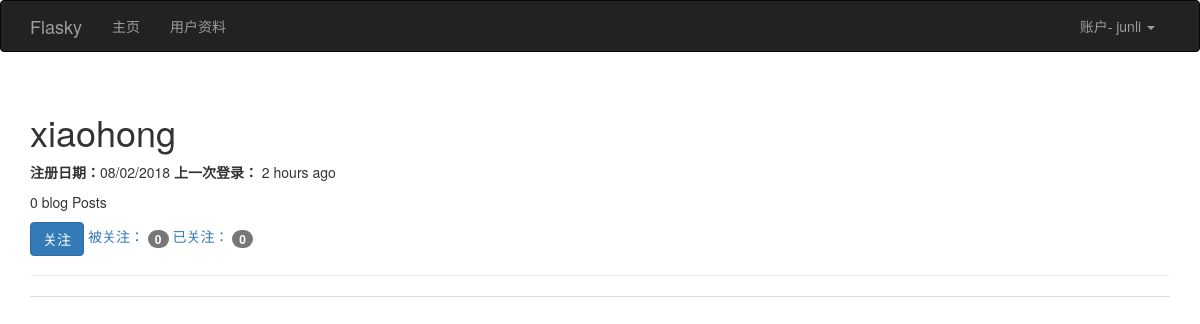
/user/xiaohong (signed in), run on an earlier commit of the app's database.
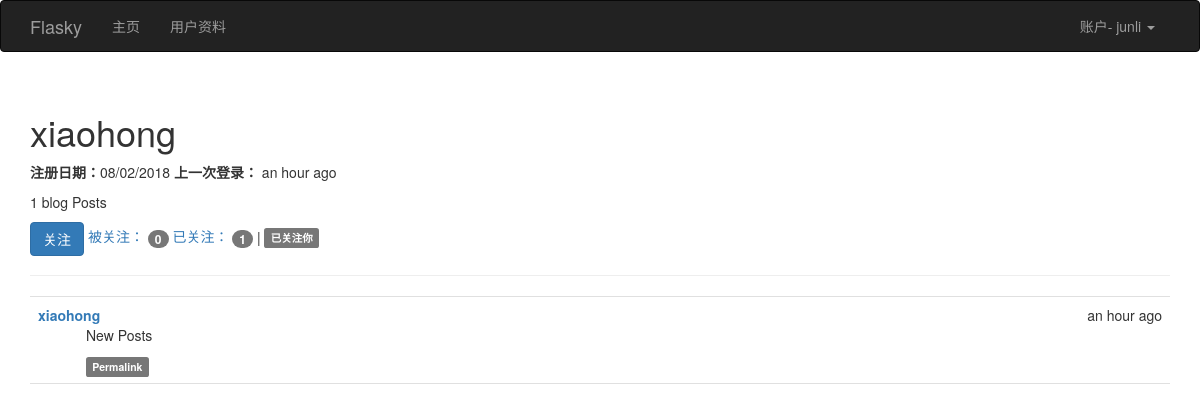
And on a later commit of the database.
### app/models.py (models this page shows, shortened)
class User(UserMixin, db.Model):
    __tablename__ = 'users'
    id = db.Column(db.Integer, primary_key=True)
    username = db.Column(db.String(64), unique=True, index=True)
    email = db.Column(db.String(64), unique=True,index=True)
    role_id = db.Column(db.Integer, db.ForeignKey('roles.id'))
    password_hash = db.Column(db.String(128))
    confirmed = db.Column(db.Boolean, default= False)
    name = db.Column(db.String(64))
    location = db.Column(db.String(128))
    about_me = db.Column(db.Text())
    member_since = db.Column(db.DateTime(), default=datetime.utcnow)
    last_seen = db.Column(db.DateTime(), default=datetime.utcnow)
    posts = db.relationship('Post', backref='author', lazy='dynamic')
    followed = db.relationship('Follow', foreign_keys=[Follow.follower_id], backref=db.backref('follower', lazy='joined')
                               , lazy='dynamic', cascade='all,delete-orphan')
    followers = db.relationship('Follow', foreign_keys=[Follow.followed_id], backref=db.backref('followed',lazy='joined')
                                , lazy='dynamic',cascade='all,delete-orphan')
    @property
    def password(self):
        raise AttributeError('password is not a readable attribute')
    def can(self, permission):
        return self.role is not None and self.role.permissions & permission == permission
    def is_administrator(self):
        return self.can(Permission.ADMINISTER)
    def ping(self):
        self.last_seen = datetime.utcnow()
        db.session.add(self)
    def is_following(self, user):
        if user.id is None:
            return False
        return self.followed.filter_by(followed_id=user.id).first() is not None

class Post(db.Model):
    __tablename__ = 'posts'
    id = db.Column(db.Integer, primary_key=True)
    body = db.Column(db.Text)
    timestamp = db.Column(db.DateTime, index=True, default=datetime.utcnow)
    author_id = db.Column(db.Integer, db.ForeignKey('users.id'))
    body_html = db.Column(db.Text)

### app/main/views.py (the view)
@main.route('/user/<username>')
def user(username):
    user = User.query.filter_by(username= username).first()
    if user is None:
        abort(404)
    posts = user.posts.order_by(Post.timestamp.desc()).all()
    return render_template('user.html', user=user, posts=posts)

### app/auth/views.py (called while the page is built)
@auth.before_app_request
def before_request():
    if current_user.is_authenticated:
        current_user.ping()
        if not current_user.confirmed and request.endpoint[:5] != 'auth.':
            return redirect(url_for('auth.unconfirmed'))

### app/main/__init__.py (called while the page is built)
@main.app_context_processor
def inject_permissions():
    return dict(Permission=Permission)

### app/models.py (called while the page is built)
@login_manager.user_loader
def load_user(user_id):
    return User.query.get(int(user_id))

### app/templates/user.html (shortened to what this page needs)
{%  extends "base.html" %}
{%  import "bootstrap/wtf.html" as wtf %}
{% block page_content %}
    <div class="page-header">
        <h1>  {{ user.username }} </h1>
     <p>
         <b>注册日期：</b>{{ moment(user.member_since).format('L') }}
         <b>上一次登录：</b> {{ moment(user.last_seen).fromNow(refresh=True) }}
     </p>
     <p> {{ user.posts.count() }} blog Posts</p>
    <p>
        {% if current_user.can(Permission.FOLLOW) and current_user!=user %}
            {% if not current_user.is_following(user) %}
                <a href="{{ url_for('.follow',username=user.username) }}" class="btn btn-primary">关注</a>
             {% else %}
                <a href="{{ url_for('.unfollow',username=user.username) }}" class="btn btn-primary">取消关注</a>
            {% endif %}
        {% endif %}
        <a href="{{ url_for('.followers', username=user.username) }}">被关注：
            <span class="badge">{{  user.followers.count() }}</span> </a>
         <a href="{{ url_for('.followed_by', username=user.username) }}">已关注：
            <span class="badge">{{  user.followed.count() }}</span> </a>
    {% if current_user.is_authenticated and user!=current_user and user.is_following(current_user) %}
    | <span class="label label-default">已关注你</span>
    {% endif %}
    </p>
    </div>
      {%  include '_posts.html' %}
{% endblock %}

### app/templates/_posts.html (shortened to what this page needs)
  <ul class="posts">
        {% for post in posts %}
            <li class="post">
                <div class="post-date">
                    {{ moment(post.timestamp).fromNow() }}
                </div>
                <div class="post-author">
                    <a href="{{ url_for('.user', username=post.author.username) }}">{{ post.author.username }}</a>
                </div>
                <div class="post-content">
                    {% if post.body_html %}
                        {{  post.body_html | safe }}
                    {% else %}
                        {{ post.body }}
                    {% endif %}
                    <div class="post-footer">
                        <a href="{{ url_for('.post', id=post.id) }}">
                            <span class="label label-default">Permalink</span>
                        </a>
                    </div>
                </div>
            </li>
        {% endfor %}
    </ul>

What changed in the data, as far as the page shows it:
changed User "xiaohong": last_seen "2 hours ago" → "an hour ago"
added Post: timestamp "an hour ago", author.username "xiaohong", body_html "New Posts"
Also different on the page:
{{ user.posts.count() }}: "0" → "1"
{{ user.followed.count() }}: "0" → "1"
text now shown: "| 已关注你"
